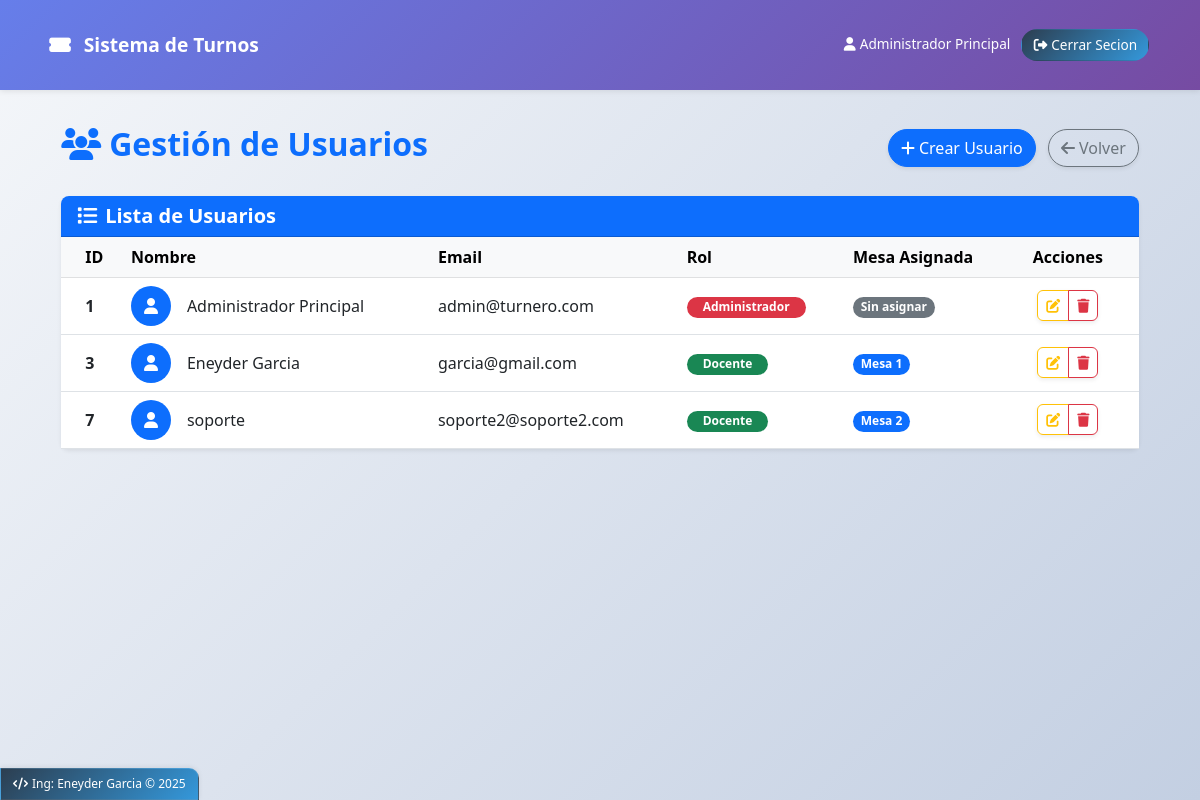
/admin/usuarios (signed in), run on the app's committed database.
### models.py (models this page shows)
class Usuario(db.Model):
    __tablename__ = 'usuario'
    id = db.Column(db.Integer, primary_key=True)
    nombre = db.Column(db.String(100), nullable=False)
    email = db.Column(db.String(100), unique=True, nullable=False)
    password = db.Column(db.String(100), nullable=False)
    rol = db.Column(db.String(20), nullable=False)  # admin, docente
    activo = db.Column(db.Boolean, default=True)
    def to_dict(self):
        return {
            'id': self.id,
            'nombre': self.nombre,
            'email': self.email,
            'rol': self.rol,
            'activo': self.activo,
            'mesa_id': self.mesa_asignada.id if self.mesa_asignada else None,
            'mesa': self.mesa_asignada.numero if self.mesa_asignada else None
        }

### app.py (the view)
@app.route('/admin/usuarios')
@login_required
@admin_required
def admin_usuarios():
    usuarios = Usuario.query.filter_by(activo=True).all()
    mesas = Mesa.query.filter_by(eliminada=False).all()
    return render_template('admin/usuarios.html',
                         usuarios=[u.to_dict() for u in usuarios],
                         mesas=[m.to_dict() for m in mesas])

### app.py (called while the page is built, shortened)
@app.context_processor
def inject_now():
    return {'now': datetime.now()}

def login_required(f):
    @wraps(f)
    def decorated_function(*args, **kwargs):
        if 'usuario' not in session:
            flash('Debes iniciar sesión para acceder a esta página', 'warning')
            return redirect(url_for('login'))
        return f(*args, **kwargs)
    return decorated_function

def admin_required(f):
    @wraps(f)
    def decorated_function(*args, **kwargs):
        if 'usuario' not in session or session['usuario'].get('rol') != 'admin':
            flash('No tienes permisos para acceder a esta página', 'danger')
            return redirect(url_for('index'))
        return f(*args, **kwargs)
    return decorated_function

def inicializar_base_datos():
    with app.app_context():
        db.create_all()

@app.before_request
def create_tables():
    inicializar_base_datos()

### models.py (called while the page is built)
    def to_dict(self):
        return {
            'id': self.id,
            'numero': self.numero,
            'turno_actual': self.turno_actual,
            'activa': self.activa,
            'docente_id': self.docente_id,
            'docente': self.docente.nombre if self.docente else None,
            'eliminada': self.eliminada  # INCLUIR EN EL DICT
        }

### templates/admin/usuarios.html (shortened to what this page needs)
{% extends "base.html" %}
{% block content %}
<div class="container-fluid">
    <div class="d-flex justify-content-between align-items-center mb-4">
        <h2 class="fw-bold text-primary"><i class="fas fa-users me-2"></i>Gestión de Usuarios</h2>
        <div>
            <button class="btn btn-primary shadow-sm rounded-pill" data-bs-toggle="modal" data-bs-target="#crearUsuarioModal">
                <i class="fas fa-plus me-1"></i>Crear Usuario
            </button>
            <a href="{{ url_for('admin_dashboard') }}" class="btn btn-outline-secondary ms-2 shadow-sm rounded-pill">
                <i class="fas fa-arrow-left me-1"></i>Volver
            </a>
        </div>
    </div>
    <div class="card shadow-sm border-0 rounded-3">
        <div class="card-header bg-primary text-white rounded-top-3">
            <h5 class="card-title mb-0 fw-bold"><i class="fas fa-list me-2"></i>Lista de Usuarios</h5>
        </div>
        <div class="card-body p-0">
            <div class="table-responsive">
                <table class="table table-hover align-middle mb-0">
                    <thead class="table-light">
                        <tr>
                            <th class="ps-4">ID</th>
                            <th>Nombre</th>
                            <th>Email</th>
                            <th>Rol</th>
                            <th>Mesa Asignada</th>
                            <th class="text-center pe-4">Acciones</th>
                        </tr>
                    </thead>
                    <tbody>
                        {% for usuario in usuarios %}
                        <tr>
                            <td class="ps-4 fw-semibold">{{ usuario.id }}</td>
                            <td>
                                <div class="d-flex align-items-center">
                                    <div class="rounded-circle bg-primary text-white d-flex align-items-center justify-content-center me-3" style="width: 40px; height: 40px;">
                                        <i class="fas fa-user"></i>
                                    </div>
                                    <div>
                                        <span class="fw-medium">{{ usuario.nombre }}</span>
                                    </div>
                                </div>
                            </td>
                            <td>{{ usuario.email }}</td>
                            <td>
                                {% if usuario.rol == 'admin' %}
                                <span class="badge bg-danger rounded-pill px-3">Administrador</span>
                                {% else %}
                                <span class="badge bg-success rounded-pill px-3">Docente</span>
                                {% endif %}
                            </td>
                            <td>
                                {% if usuario.mesa %}
                                <span class="badge bg-primary rounded-pill">Mesa {{ usuario.mesa }}</span>
                                {% else %}
                                <span class="badge bg-secondary rounded-pill">Sin asignar</span>
                                {% endif %}
                            </td>
                            <td class="text-center pe-4">
                                <div class="btn-group shadow-sm">
                                    <button class="btn btn-sm btn-outline-warning rounded-start"
                                            data-bs-toggle="modal"
                                            data-bs-target="#editarUsuarioModal"
                                            onclick="cargarUsuarioEdicion({{ usuario.id }})"
                                            title="Editar usuario">
                                        <i class="fas fa-edit"></i>
                                    </button>
                                    <button class="btn btn-sm btn-outline-danger rounded-end"
                                            onclick="eliminarUsuario({{ usuario.id }}, '{{ usuario.nombre }}')"
                                            title="Eliminar usuario">
                                        <i class="fas fa-trash"></i>
                                    </button>
                                </div>
                            </td>
                        </tr>
                        {% endfor %}
                    </tbody>
                </table>
            </div>
        </div>
    </div>
</div>
{% endblock %}

### templates/base.html (shortened to what this page needs)
<!DOCTYPE html>
<html lang="es">
<head>
    <link href="https://cdn.jsdelivr.net/npm/bootstrap@5.3.0/dist/css/bootstrap.min.css" rel="stylesheet">
    <link rel="stylesheet" href="https://cdnjs.cloudflare.com/ajax/libs/font-awesome/6.4.0/css/all.min.css">
</head>
<body>
    <nav class="navbar navbar-expand-lg navbar-dark">
        <div class="container">
            <a class="navbar-brand" href="{{ url_for('index') }}">
                <i class="fas fa-ticket-alt me-2"></i>
                Sistema de Turnos
            </a>
            <div class="collapse navbar-collapse" id="navbarNav">
                <ul class="navbar-nav ms-auto">
                    {% if session.usuario %}
                        <li class="nav-item">
                            <span class="nav-link text-white" style="border: none !important; background: none !important; padding: 0.3rem 0.5rem !important;">
                                <i class="fas fa-user me-1"></i>{{ session.usuario.nombre }}
                            </span>
                        </li>
                        <li class="nav-item">
                            <a class="nav-link nav-link-dark" href="{{ url_for('logout') }}">
                                <i class="fas fa-sign-out-alt me-1"></i>Cerrar Secion
                            </a>
                        </li>
                    {% endif %}
                </ul>
            </div>
        </div>
    </nav>
    <main class="container mt-3 fade-in">
        {% block content %}{% endblock %}
    </main>
    <footer class="custom-footer">
        <p class="mb-0">
            <i class="fas fa-code me-1"></i>Ing: Eneyder Garcia &copy; <span id="current-year"></span>
        </p>
    </footer>
</body>
</html>

### templates/base.html (style rules this page uses)
:root { --primary-gradient: linear-gradient(135deg, #667eea 0%, #764ba2 100%); --secondary-gradient: linear-gradient(135deg, #f093fb 0%, #f5576c 100%); --success-gradient: linear-gradient(135deg, #4facfe 0%, #00f2fe 100%); --dark-gradient: linear-gradient(135deg, #2c3e50 0%, #3498db 100%); }
body { display: flex; flex-direction: column; min-height: 100vh; position: relative; padding-bottom: 50px; background: linear-gradient(135deg, #f5f7fa 0%, #c3cfe2 100%); font-family: 'Segoe UI', Tahoma, Geneva, Verdana, sans-serif; }
main { flex: 1; }
.navbar { background: var(--primary-gradient) !important; box-shadow: 0 1px 6px rgba(0, 0, 0, 0.1); padding: 0.4rem 0; }
.navbar-brand { font-weight: 700; font-size: 1.2rem; }
.nav-link { font-weight: 500; padding: 0.3rem 0.7rem !important; border-radius: 18px; margin: 0 0.1rem; transition: all 0.2s ease; border: 1.5px solid transparent; font-size: 0.85rem; }
.nav-link-dark { background: var(--dark-gradient); color: white !important; }
.nav-link { position: relative; overflow: hidden; }
.nav-link::before { content: ''; position: absolute; top: 0; left: -100%; width: 100%; height: 100%; background: linear-gradient(90deg, transparent, rgba(255, 255, 255, 0.15), transparent); transition: 0.3s; }
.custom-footer { position: fixed; left: 0; bottom: 0; width: auto; background: var(--dark-gradient); padding: 6px 12px; border-top-right-radius: 10px; box-shadow: 0 -1px 5px rgba(0, 0, 0, 0.08); z-index: 1000; border: 1px solid rgba(255, 255, 255, 0.1); }
.custom-footer p { margin: 0; font-size: 0.75rem; color: white; font-weight: 500; }
.container { padding: 1.2rem; }
.fade-in { animation: fadeIn 0.3s ease-out; }

### data on the page
Usuario: usuario.nombre "Administrador Principal", id "1", nombre "Administrador Principal", email "admin@turnero.com", rol "Administrador", shows "Sin asignar"
Usuario: id "3", nombre "Eneyder Garcia", email "garcia@gmail.com", rol "Docente", mesa "1"
Usuario: id "7", nombre "soporte", email "soporte2@soporte2.com", rol "Docente", mesa "2"
